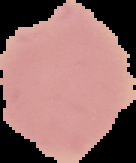
#> input picture Malaria_Project/dataset/Parasitized/C100P61ThinF_IMG_20150918_144348_cell_142.png, 136 x 163 px; its folder holds only this picture in this run
$ python clean_detect.py
#> lines starting #> are read from the running program, lines starting #| are printed output that depends on the picture; after the words box and inside, x2 and y2 are one past the last pixel; in counts of white or black regions, pixels touching at a corner belong together
import cv2
import matplotlib.pyplot as plt
import os
import numpy as np

path="../dataset/Parasitized"

img_name=os.listdir(path)[0]
img=cv2.imread(os.path.join(path,img_name))
#> img is the input picture: shape (163, 136, 3); mean B, G, R 106.7, 109.4, 149.3

original=img.copy()

gray=cv2.cvtColor(img,cv2.COLOR_BGR2GRAY)
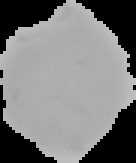
#> gray: shape (163, 136); min 0, max 193, mean 121

_,binary=cv2.threshold(
    gray,
    0,
    255,
    cv2.THRESH_BINARY+cv2.THRESH_OTSU
)
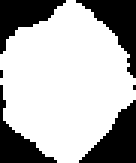
#> binary: shape (163, 136); 69.3% white; 6 black regions (1 under 20 px), largest, box (x1, y1, x2, y2) and area: (79, 100, 136, 163) 1863, (76, 0, 136, 78) 1839, (0, 0, 66, 54) 1647, (0, 85, 57, 163) 1410, (0, 70, 3, 78) 24

# parasite white
binary=cv2.bitwise_not(binary)
#> binary: shape (163, 136); 30.7% white; 6 white regions (1 under 20 px)

# Morphology kernel
kernel=np.ones((3,3),np.uint8)

# remove tiny noise
binary=cv2.morphologyEx(
    binary,
    cv2.MORPH_OPEN,
    kernel
)

# fill tiny gaps
binary=cv2.morphologyEx(
    binary,
    cv2.MORPH_CLOSE,
    kernel
)

contours,_=cv2.findContours(
    binary,
    cv2.RETR_EXTERNAL,
    cv2.CHAIN_APPROX_SIMPLE
)
#> contours = 6 contours, 2 with area under 20; largest, box (x1, y1, x2, y2) and area: (79, 100, 136, 163) 1752, (76, 0, 136, 78) 1706, (0, 0, 66, 54) 1534, (0, 85, 57, 163) 1280

for c in contours:

    area=cv2.contourArea(c)

    if 10 < area < 300:

        x,y,w,h=cv2.boundingRect(c)

        cv2.rectangle(
            original,
            (x,y),
            (x+w,y+h),
            (0,255,0),
            2
        )
#> this loop made 6 passes
#> area on passes 1, 3, 5, 6: 1752.5, 1280.5, 1706, 1534
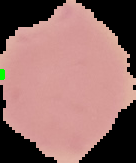
#> original: shape (163, 136, 3); 0.24% of pixels changed, all inside (x1, y1, x2, y2) = (0, 69, 5, 80)

plt.figure(figsize=(12,5))

plt.subplot(1,2,1)
plt.imshow(binary,cmap='gray')
plt.title("Clean Binary")

plt.subplot(1,2,2)
plt.imshow(cv2.cvtColor(original,cv2.COLOR_BGR2RGB))
plt.title("Filtered Detection")

plt.show()
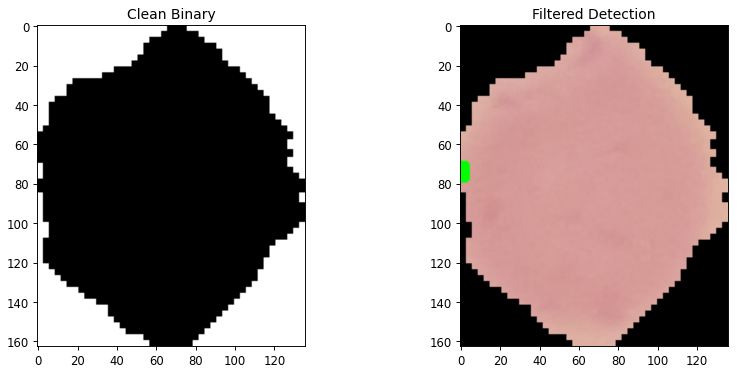
#> figure drawn by matplotlib, 2 panels

$ run again, on Malaria_Project/dataset/Parasitized/C101P62ThinF_IMG_20150918_151942_cell_85.png
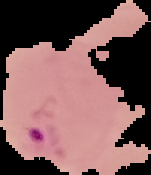
#> input picture Malaria_Project/dataset/Parasitized/C101P62ThinF_IMG_20150918_151942_cell_85.png, 151 x 175 px
#> img is the input picture: shape (175, 151, 3); mean B, G, R 88.1, 88.3, 123.8
#> `_,binary=cv2.threshold( gray, 0, 255, cv2.THRESH_BINARY+cv2.THRESH_OTS..`:
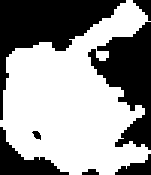
#> binary: shape (175, 151); 58.3% white; 7 black regions, largest, box (x1, y1, x2, y2) and area: (0, 0, 126, 120) 4980, (88, 22, 151, 150) 4035, (0, 127, 69, 175) 1281
#> contours = 6 contours; box (x1, y1, x2, y2) and area: (0, 0, 126, 120) 4738, (88, 0, 151, 150) 4098, (0, 127, 69, 175) 1172, (115, 154, 151, 175) 342, (82, 169, 99, 175) 54, (33, 131, 41, 139) 37
#> the loop `for c in contours: ` made 6 passes
#> (area, x, y, w, h) on passes 1, 3: (54, 82, 169, 17, 6), (37, 33, 131, 8, 8)
#> `plt.show()`:
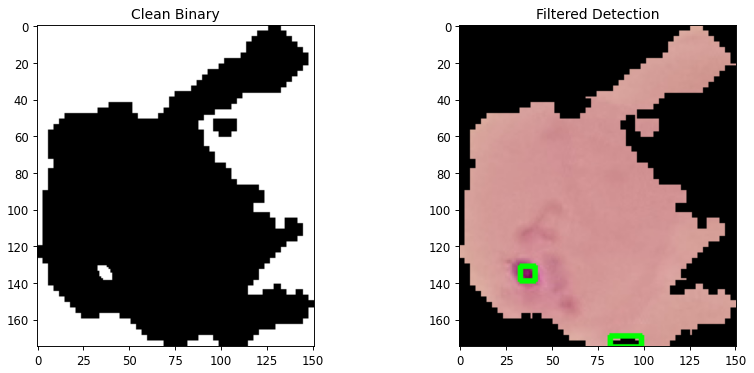
#> figure drawn by matplotlib, 2 panels

$ run again, on Malaria_Project/dataset/Parasitized/C101P62ThinF_IMG_20150923_170110_cell_4.png
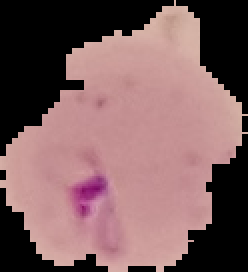
#> input picture Malaria_Project/dataset/Parasitized/C101P62ThinF_IMG_20150923_170110_cell_4.png, 124 x 136 px (shown 2 times larger)
#> img is the input picture: shape (136, 124, 3); mean B, G, R 94.9, 94, 125.6
#> `_,binary=cv2.threshold( gray, 0, 255, cv2.THRESH_BINARY+cv2.THRESH_OTS..`:
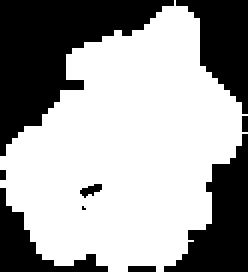
#> binary: shape (136, 124) (shown 2 times larger); 62.7% white; 9 black regions (2 under 20 px), largest, box (x1, y1, x2, y2) and area: (0, 0, 87, 78) 2949, (82, 67, 124, 136) 1389, (88, 0, 124, 57) 1116
#> contours = 5 contours, 1 with area under 20; largest, box (x1, y1, x2, y2) and area: (0, 0, 124, 136) 5122, (0, 94, 54, 136) 609, (41, 92, 51, 98) 26, (64, 133, 78, 136) 26
#> the loop `for c in contours: ` made 5 passes
#> (c, area, x, y, w, h) on pass 1: ([[64, 133], [64, 135], [77, 135], [77, 133]], 26, 64, 133, 14, 3)
#> `plt.show()`:
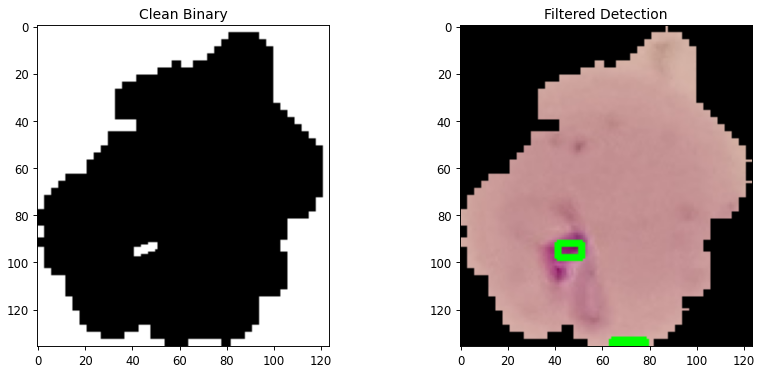
#> figure drawn by matplotlib, 2 panels

$ run again, on Malaria_Project/dataset/Parasitized/C101P62ThinF_IMG_20150918_151006_cell_83.png
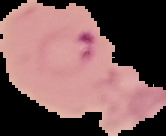
#> input picture Malaria_Project/dataset/Parasitized/C101P62ThinF_IMG_20150918_151006_cell_83.png, 166 x 136 px
#> img is the input picture: shape (136, 166, 3); mean B, G, R 89.3, 89.3, 124.3
#> contours = 5 contours, 1 with area under 20; largest, box (x1, y1, x2, y2) and area: (37, 0, 166, 90) 4870, (0, 52, 108, 136) 3176, (118, 106, 166, 136) 630, (0, 0, 27, 21) 244
#> the loop `for c in contours: ` made 5 passes
#> (area, x, y, w, h) on pass 5: (244, 0, 0, 27, 21)
#> `plt.show()`:
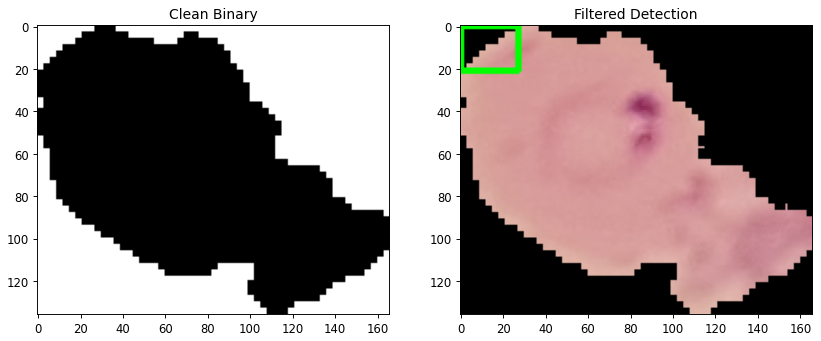
#> figure drawn by matplotlib, 2 panels
